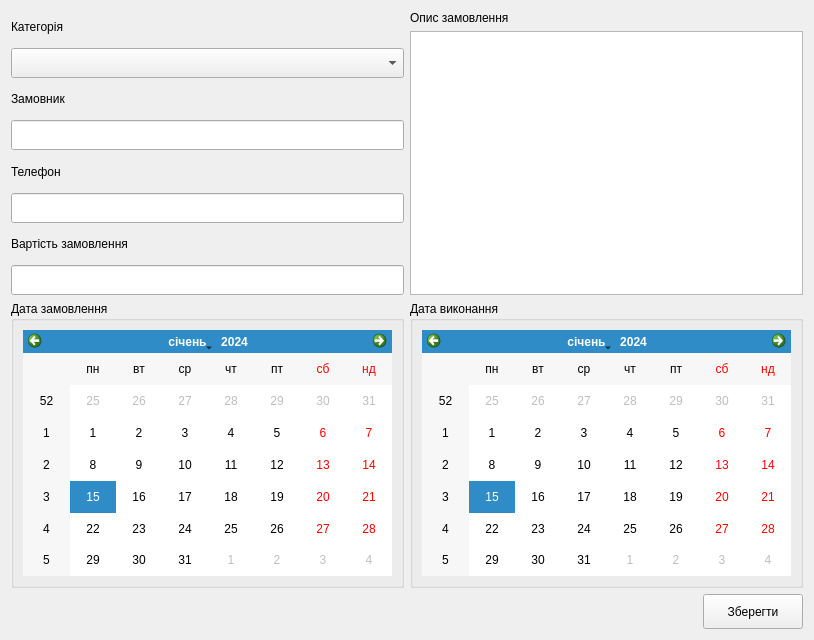
<?xml version="1.0" encoding="UTF-8"?>
<ui version="4.0">
 <class>EditServicesForm</class>
 <widget class="QWidget" name="EditServicesForm">
  <property name="geometry">
   <rect>
    <x>0</x>
    <y>0</y>
    <width>814</width>
    <height>640</height>
   </rect>
  </property>
  <property name="windowTitle">
   <string>Form</string>
  </property>
  <layout class="QVBoxLayout" name="verticalLayout">
   <item>
    <layout class="QHBoxLayout" name="horizontalLayout_2">
     <item>
      <layout class="QVBoxLayout" name="verticalLayout_8">
       <item>
        <layout class="QVBoxLayout" name="verticalLayout_4">
         <item>
          <widget class="QLabel" name="label">
           <property name="text">
            <string>Категорія</string>
           </property>
          </widget>
         </item>
         <item>
          <widget class="QComboBox" name="comboServiceCategory">
           <property name="minimumSize">
            <size>
             <width>0</width>
             <height>30</height>
            </size>
           </property>
          </widget>
         </item>
        </layout>
       </item>
       <item>
        <layout class="QVBoxLayout" name="verticalLayout_5">
         <item>
          <widget class="QLabel" name="label_3">
           <property name="text">
            <string>Замовник</string>
           </property>
          </widget>
         </item>
         <item>
          <widget class="QLineEdit" name="lineCustomer">
           <property name="minimumSize">
            <size>
             <width>0</width>
             <height>30</height>
            </size>
           </property>
          </widget>
         </item>
        </layout>
       </item>
       <item>
        <layout class="QVBoxLayout" name="verticalLayout_6">
         <item>
          <widget class="QLabel" name="label_4">
           <property name="text">
            <string>Телефон</string>
           </property>
          </widget>
         </item>
         <item>
          <widget class="QLineEdit" name="linePhone">
           <property name="minimumSize">
            <size>
             <width>0</width>
             <height>30</height>
            </size>
           </property>
          </widget>
         </item>
        </layout>
       </item>
       <item>
        <layout class="QVBoxLayout" name="verticalLayout_7">
         <item>
          <widget class="QLabel" name="label_7">
           <property name="text">
            <string>Вартість замовлення</string>
           </property>
          </widget>
         </item>
         <item>
          <widget class="QLineEdit" name="lineSum">
           <property name="minimumSize">
            <size>
             <width>0</width>
             <height>30</height>
            </size>
           </property>
          </widget>
         </item>
        </layout>
       </item>
      </layout>
     </item>
     <item>
      <layout class="QVBoxLayout" name="verticalLayout_3">
       <item>
        <widget class="QLabel" name="label_2">
         <property name="text">
          <string>Опис замовлення</string>
         </property>
        </widget>
       </item>
       <item>
        <widget class="QPlainTextEdit" name="plainDescription"/>
       </item>
      </layout>
     </item>
    </layout>
   </item>
   <item>
    <layout class="QHBoxLayout" name="horizontalLayout">
     <item>
      <widget class="QGroupBox" name="groupBox_2">
       <property name="minimumSize">
        <size>
         <width>391</width>
         <height>281</height>
        </size>
       </property>
       <property name="title">
        <string>Дата замовлення</string>
       </property>
       <layout class="QVBoxLayout" name="verticalLayout_2">
        <item>
         <widget class="QCalendarWidget" name="calendarOrderService">
          <property name="locale">
           <locale language="Ukrainian" country="Ukraine"/>
          </property>
         </widget>
        </item>
       </layout>
      </widget>
     </item>
     <item>
      <widget class="QGroupBox" name="groupBox">
       <property name="minimumSize">
        <size>
         <width>391</width>
         <height>287</height>
        </size>
       </property>
       <property name="title">
        <string>Дата виконання</string>
       </property>
       <layout class="QVBoxLayout" name="verticalLayout_9">
        <item>
         <widget class="QCalendarWidget" name="calendarExecutionService">
          <property name="locale">
           <locale language="Ukrainian" country="Ukraine"/>
          </property>
         </widget>
        </item>
       </layout>
      </widget>
     </item>
    </layout>
   </item>
   <item>
    <layout class="QHBoxLayout" name="horizontalLayout_3">
     <item>
      <spacer name="horizontalSpacer">
       <property name="orientation">
        <enum>Qt::Horizontal</enum>
       </property>
       <property name="sizeHint" stdset="0">
        <size>
         <width>40</width>
         <height>20</height>
        </size>
       </property>
      </spacer>
     </item>
     <item>
      <widget class="QPushButton" name="buttonSaveEditService">
       <property name="minimumSize">
        <size>
         <width>100</width>
         <height>35</height>
        </size>
       </property>
       <property name="text">
        <string>Зберегти</string>
       </property>
      </widget>
     </item>
    </layout>
   </item>
  </layout>
 </widget>
 <resources/>
 <connections/>
</ui>
